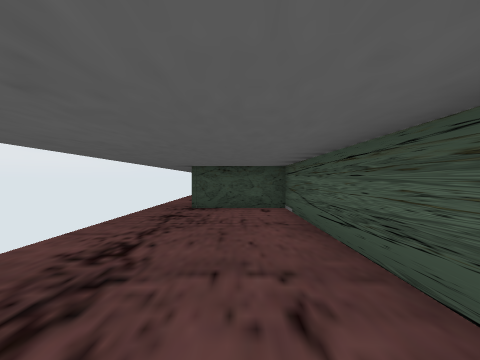
view 1 (above)

24 first-person views from a walk through a Unity game level. The camera is 1.4 m above the floor, looks level and sees 90° across. The floor is counted in squares, 1.8 m on a side. Each view is taken from the middle of a square. On the plan, view 1 faces up. The plan holds only what a view shows up to about 9 squares ahead; the rest is blank. The place goes on beyond the plan. The player character is not drawn.

view 2
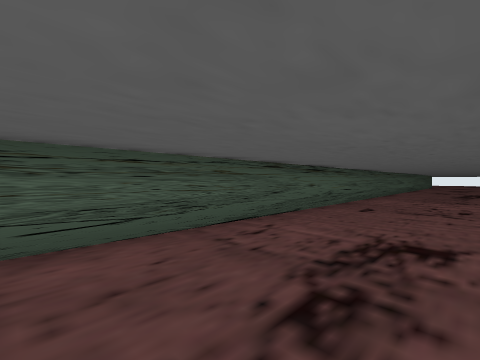

view 3
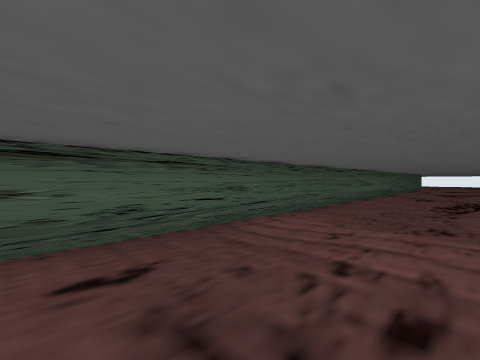

view 4
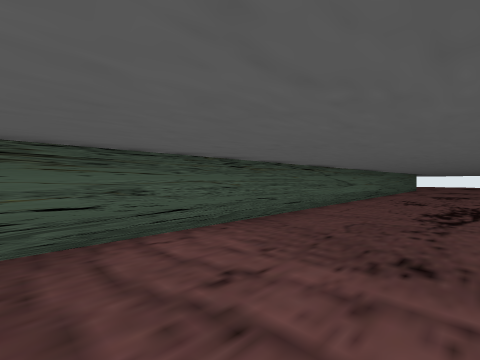

view 5
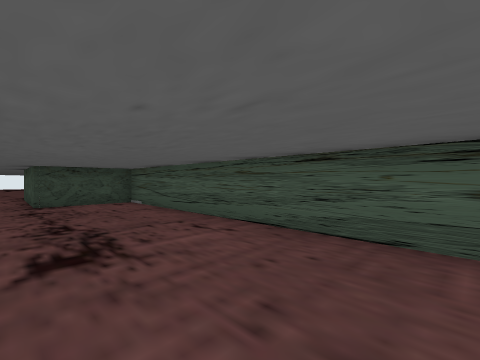

view 6
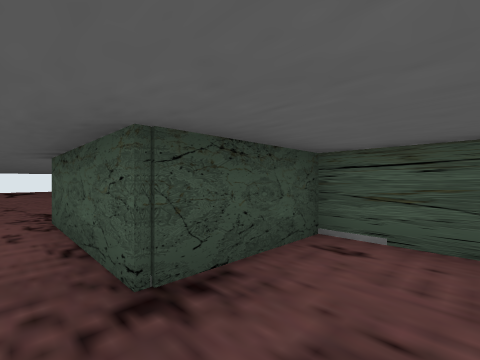

view 7
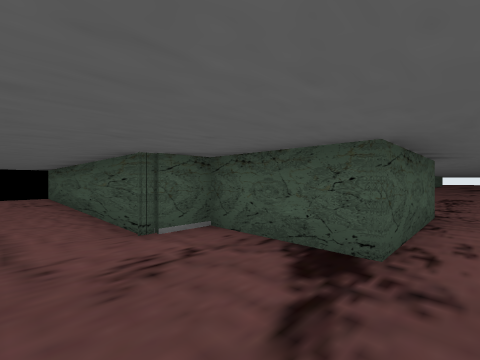

view 8
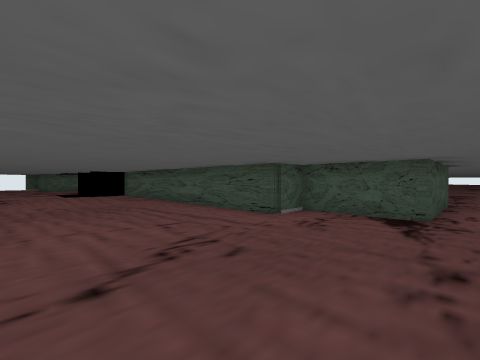

view 9
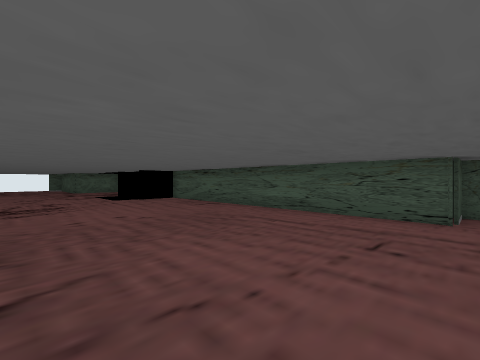

view 10
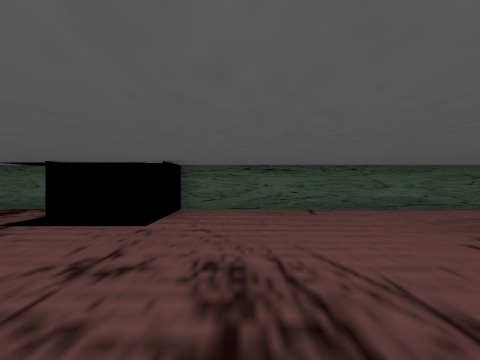

view 11
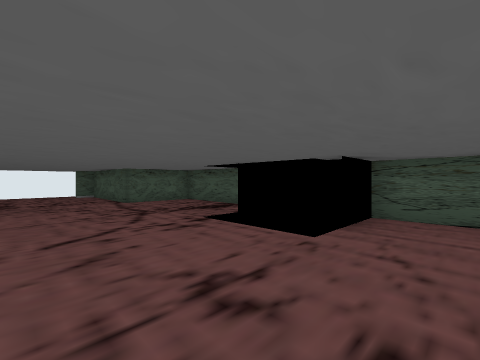

view 12
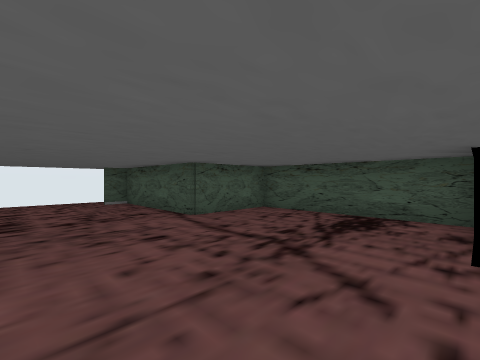

view 13
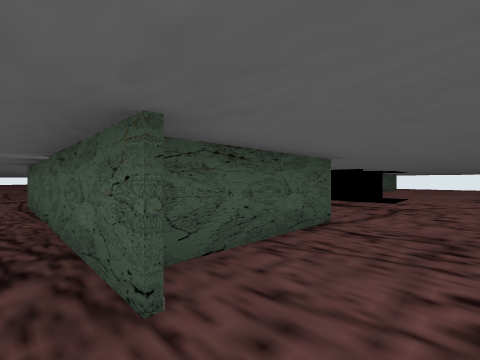

view 14
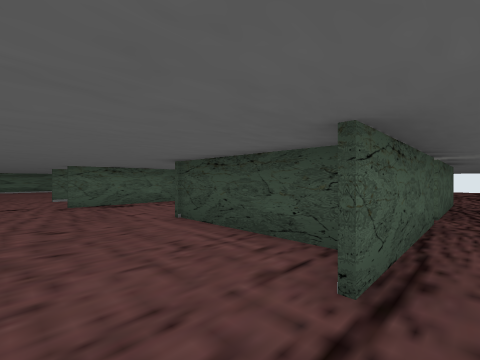

view 15
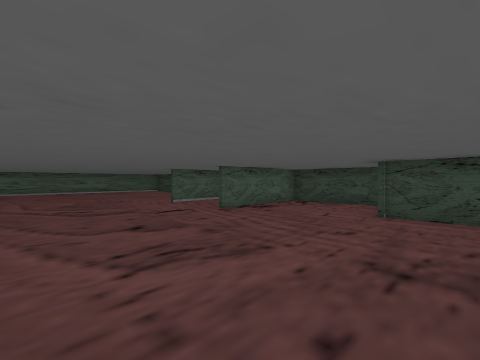

view 16
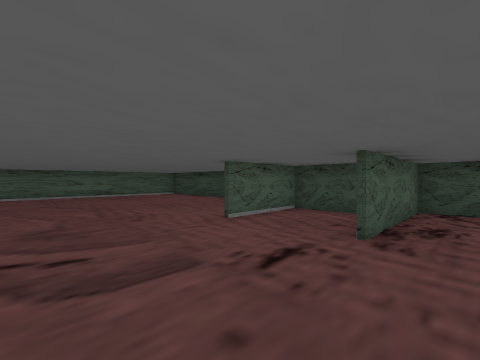

view 17
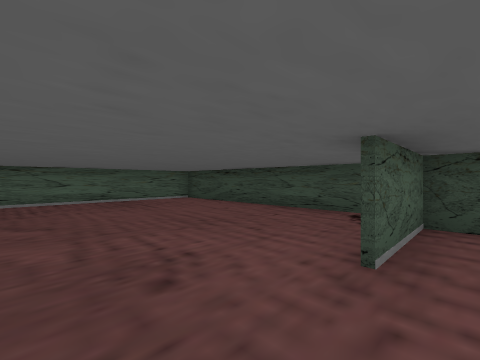

view 18
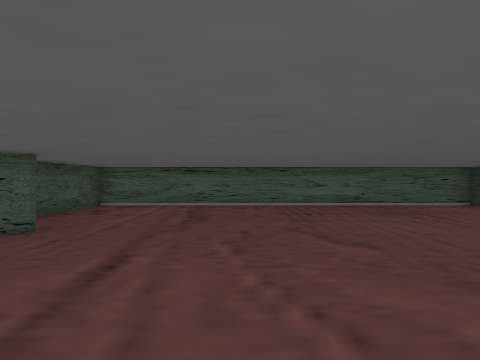

view 19
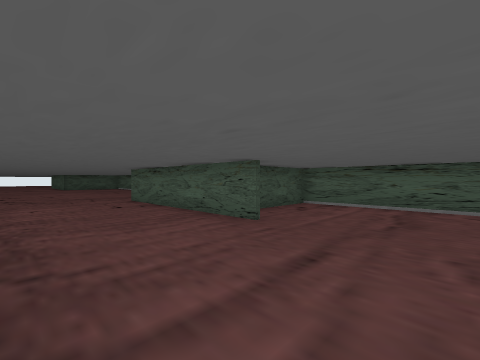

view 20
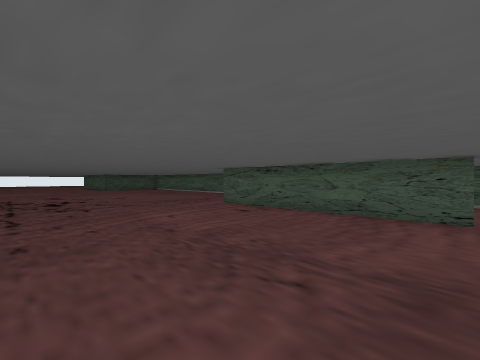

view 21
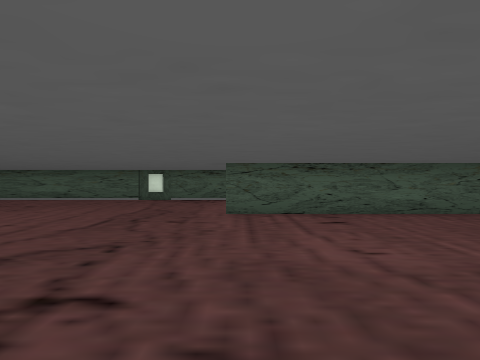

view 22
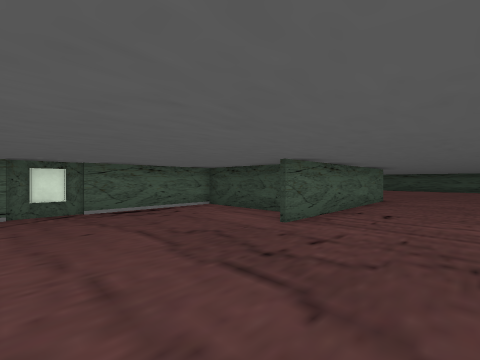

view 23
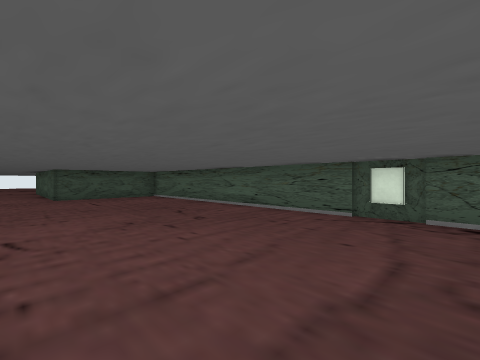

view 24
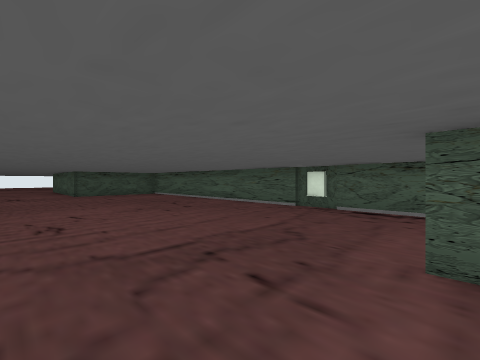

### Floor plan
Points are (right, up) in squares from view 1. A wall is a line through its corners. A room is listed if a view was taken in it or the views show most of it. See-through windows are left out.
Room 1 (views 1, 2, 3, 4, 5, 6)
walls: (1.3, -13.4) (1.3, 5.5); (0.5, 6.6) (-0.6, 6.6); (-1.3, 7.4) (-1.3, 10.4)
ways out: opening at (-2, 10) to room 2
Room 2 (views 7, 8, 9, 10, 11, 12, 13)
walls: (7.4, 11.6) (10.6, 11.6); (13, 11.6) (15.5, 11.6); (17.5, 11.6) (17.5, 14) (21.3, 14) (21.3, 14.8); (1.3, 10.5) (1.3, 11.6) (5.6, 11.6); (-1.3, 10.4) (-0.5, 10.4)
ways out: opening at (-2, 10) to room 1; opening at (22, 15) to room 3
Room 3 (views 14, 15, 16, 17, 18, 19, 20, 21, 22, 23, 24)
walls: (6.5, -4.4) (6.5, -6.4); (6.5, 0) (6.5, -1.6); (5.6, -5.1) (2.7, -5.1) (2.7, -8.8); (2.7, -8.9) (2.7, -15.5); (11.4, 8.9) (11.4, 6.2); (14, 9.5) (14, 6.2); (10.1, 10) (5.2, 10); (21, 7.7) (17.4, 7.7); (16.9, 10) (14.5, 10); (21.4, 10.4) (21.4, 6.6); (2.7, 10) (2.7, -1.2) (5, -1.2); (21.4, 14.8) (21.4, 10.9)
ways out: opening at (22, 15) to room 2

Where each view was taken, in squares from view 1:
view 1: 0 up, 0 right, facing up
view 2: 4 up, 2 left, facing down-right
view 3: 2 down, 2 left, facing down-right
view 4: 4 down, 2 left, facing down-right
view 5: 2 down, 2 left, facing up-right
view 6: 5 up, 2 left, facing up-right
view 7: 13 up, 2 left, facing down-right
view 8: 16 up, 2 left, facing down-right
view 9: 17 up, 1 right, facing down-right
view 10: 18 up, 9 right, facing down
view 11: 17 up, 9 right, facing down-right
view 12: 17 up, 13 right, facing down-right
view 13: 16 up, 22 right, facing down-left
view 14: 5 up, 22 right, facing up-left
view 15: 2 up, 19 right, facing up-left
view 16: 3 up, 15 right, facing up-left
view 17: 4 up, 12 right, facing up-left
view 18: 3 up, 10 right, facing left
view 19: 3 up, 10 right, facing down-left
view 20: 0 up, 12 right, facing down-left
view 21: 6 down, 12 right, facing left
view 22: 10 down, 9 right, facing up-left
view 23: 8 down, 8 right, facing down-left
view 24: 6 down, 9 right, facing down-left
